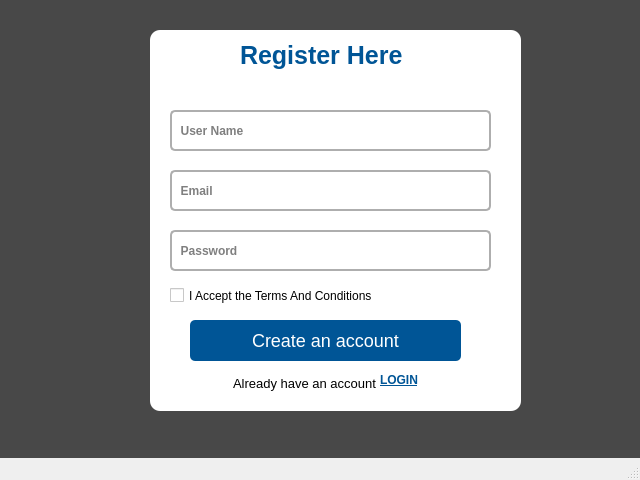
<?xml version="1.0" encoding="UTF-8"?>
<ui version="4.0">
 <class>MainWindow</class>
 <widget class="QMainWindow" name="MainWindow">
  <property name="geometry">
   <rect>
    <x>0</x>
    <y>0</y>
    <width>640</width>
    <height>480</height>
   </rect>
  </property>
  <property name="windowTitle">
   <string>Register</string>
  </property>
  <property name="styleSheet">
   <string notr="true">*{
 		background: url(C:/Users/mrzes/Downloads/images/backgrund.jpg);
		 background-repeat: no-repeat;
 		 background-size: 300px 100px;
}
QFrame
{
	background:white;
		border-radius:10px;

}
#frame_2
{
	background:rgba(0, 0, 0 ,0.7);
}
#main
{
	color:#005596;
	font-size:25px;
	font-weight:bold;
}
#username
{
	border:2px solid #AEAEAE;
	border-radius:5px;
	background:white;
	font-weight:bold;
}
#email
{
	border:2px solid #AEAEAE;
	border-radius:5px;
	background:white;
	font-weight:bold;
}
#password
{
	border:2px solid #AEAEAE;
	border-radius:5px;
	background:white;
	font-weight:bold;
}
#registerButton
{
	font-size:18px;
	color:white; 
    background:#005596;
	border:none;
	border-radius:5px;
}
#alreadylb
{
	font-size:13px;
	margin-top:5px;
}
#loginlb
{
	color:#005596;
	font-weight:bold;
	text-decoration:underline;
	margin-top:-10px;
}
QCheckBox
{
	background:white;
}</string>
  </property>
  <widget class="QWidget" name="centralwidget">
   <widget class="QFrame" name="frame">
    <property name="geometry">
     <rect>
      <x>150</x>
      <y>30</y>
      <width>371</width>
      <height>381</height>
     </rect>
    </property>
    <property name="styleSheet">
     <string notr="true"/>
    </property>
    <property name="frameShape">
     <enum>QFrame::StyledPanel</enum>
    </property>
    <property name="frameShadow">
     <enum>QFrame::Raised</enum>
    </property>
    <widget class="QLabel" name="main">
     <property name="geometry">
      <rect>
       <x>90</x>
       <y>10</y>
       <width>181</width>
       <height>31</height>
      </rect>
     </property>
     <property name="text">
      <string>Register Here</string>
     </property>
    </widget>
    <widget class="QLineEdit" name="username">
     <property name="geometry">
      <rect>
       <x>20</x>
       <y>80</y>
       <width>321</width>
       <height>41</height>
      </rect>
     </property>
     <property name="placeholderText">
      <string>  User Name</string>
     </property>
    </widget>
    <widget class="QLineEdit" name="email">
     <property name="geometry">
      <rect>
       <x>20</x>
       <y>140</y>
       <width>321</width>
       <height>41</height>
      </rect>
     </property>
     <property name="placeholderText">
      <string>  Email</string>
     </property>
    </widget>
    <widget class="QLineEdit" name="password">
     <property name="geometry">
      <rect>
       <x>20</x>
       <y>200</y>
       <width>321</width>
       <height>41</height>
      </rect>
     </property>
     <property name="echoMode">
      <enum>QLineEdit::Password</enum>
     </property>
     <property name="placeholderText">
      <string>  Password</string>
     </property>
    </widget>
    <widget class="QPushButton" name="registerButton">
     <property name="geometry">
      <rect>
       <x>40</x>
       <y>290</y>
       <width>271</width>
       <height>41</height>
      </rect>
     </property>
     <property name="text">
      <string>Create an account</string>
     </property>
    </widget>
    <widget class="QCheckBox" name="checkBox">
     <property name="geometry">
      <rect>
       <x>20</x>
       <y>250</y>
       <width>241</width>
       <height>31</height>
      </rect>
     </property>
     <property name="text">
      <string>I Accept the Terms And Conditions</string>
     </property>
    </widget>
    <widget class="QLabel" name="alreadylb">
     <property name="geometry">
      <rect>
       <x>80</x>
       <y>340</y>
       <width>151</width>
       <height>21</height>
      </rect>
     </property>
     <property name="text">
      <string>Already have an account ?</string>
     </property>
    </widget>
    <widget class="QLabel" name="loginlb">
     <property name="geometry">
      <rect>
       <x>230</x>
       <y>340</y>
       <width>71</width>
       <height>20</height>
      </rect>
     </property>
     <property name="text">
      <string>LOGIN</string>
     </property>
    </widget>
   </widget>
   <widget class="QFrame" name="frame_2">
    <property name="geometry">
     <rect>
      <x>0</x>
      <y>-20</y>
      <width>681</width>
      <height>551</height>
     </rect>
    </property>
    <property name="frameShape">
     <enum>QFrame::StyledPanel</enum>
    </property>
    <property name="frameShadow">
     <enum>QFrame::Raised</enum>
    </property>
   </widget>
   <zorder>frame_2</zorder>
   <zorder>frame</zorder>
  </widget>
  <widget class="QMenuBar" name="menubar">
   <property name="geometry">
    <rect>
     <x>0</x>
     <y>0</y>
     <width>640</width>
     <height>21</height>
    </rect>
   </property>
  </widget>
  <widget class="QStatusBar" name="statusbar"/>
 </widget>
 <resources/>
 <connections/>
</ui>
